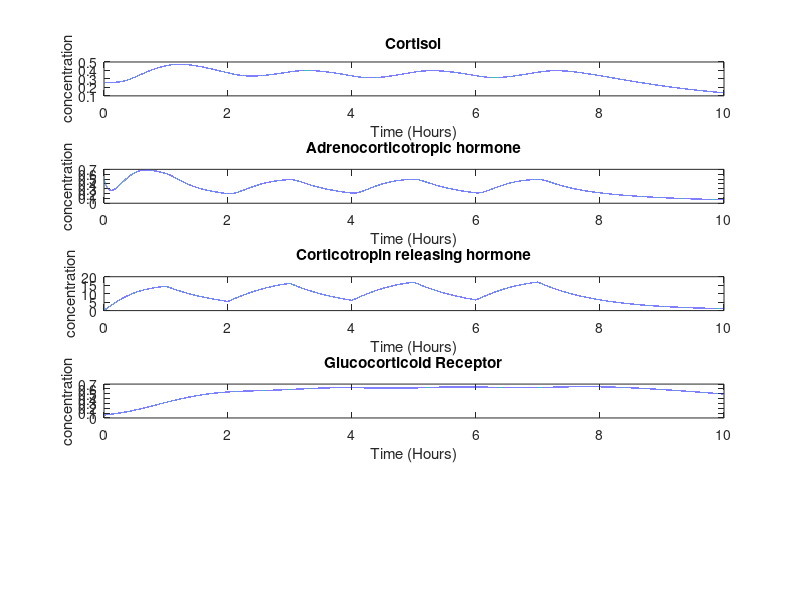

MATLAB code to generate this figure:
clear all
%% Initial 
C = .05; %corticotropin releasing hormone
A = .5; %adrenocorticotropic hormone
O = 0.25; %cortisol
R = .06;%glucocorticoid receptors on adrenal

%% Constants
%CRK (C): Corticotropin releasing hormone
Kc = 1; %Production of Corticotropin releasing hormone
Kcd = 1; %Constant degradation of Corticotropin releasing hormone
Kor = 0.05; %pituitary GR production

% a (ACTH): adrenocorticotropic hormone
Ka = 1; %Production of adrenocorticotropic hormone
Kad = 10; %Constant degradation of adrenocorticotropic hormone

% o (O): Cortisol
Ko = 1; %Production of Cortisol
Kod = 1; %Constant degradation of Cortisol

% r (R): glucocorticoid receptor (IN PITIUTARY) 
Kr = 1; %Production of glucocorticoid receptor
Krd = .8;  %Constant degradation of glucocorticoid receptor !!!!!!!!!!!!

% i : inhibition constants
Ki1 = 0.1; %inhibition 1
Ki2 = 0.1; %inhibition 2

K = 0.001; %equilibrium binding affinity

T = [0]; %initial time
dt = 0.0001; %time step
T_end = 10; %time end


%SCALED!!!!!!!!!!
c = (Kod*C)/Kc;
a = ((Kod^2)*A)/(Kc*Ka);
o = ((Kod^3)*O)/(Kc*Ka*Ko);
r = ((Kod*R)/Kr);
kcd = Kcd/Kod;
kad = Kad/Kod;
krd = Krd/Kod;

for i = 1:(T_end/dt)
    if i <= 10000
        F = 100; %This stress value was pulled from Srisam (PTSD paper)
    elseif i >= 20000 && i <= 30000
        F = 100;
    elseif i >= 40000 && i <= 50000
        F = 100;
    elseif i >= 60000 && i <= 70000
        F = 100;
    else
        F = 0;
    end
    t = Kod*i; %Scale t here!

    %ODES: Michaelis-Menten
    k1C = ((1+F)/(1+(o(i)/Ki1)))-kcd*c(i);
    k1A = ((c(i))/(1+(o(i)*r(i)/Ki2)))-kad*a(i);
    k1R = (((o(i)*r(i))^2)/(K+(o(i)*r(i))^2)) + Kor - krd*r(i);
    k1O = a(i) - o(i);
    
    k2C = (((1+F)/(1+(o(i)+0.5*k1O*dt)/Ki1)))-kcd*(c(i)+0.5*k1C*dt);
    k2A = (((c(i)+0.5*k1C*dt))/(1+(o(i)+0.5*k1O*dt)*r(i)/Ki2))-kad*(a(i)+0.5*k1A*dt);
    k2R = (((o(i)+0.5*k1O*dt)*(r(i)+0.5*k1R*dt))^2)/(K+(o(i)+0.5*k1O*dt)*(r(i)+0.5*k1R*dt)^2) + Kor - krd*(r(i)+0.5*k1R*dt);
    k2O = (a(i)+0.5*k1A*dt) - (o(i)+0.5*k1O*dt);
    
    k3C = (((1+F)/(1+(o(i)+0.5*k2O*dt)/Ki1)))-kcd*(c(i)+0.5*k2C*dt);
    k3A = (((c(i)+0.5*k2C*dt))/(1+(o(i)+0.5*k2O*dt)*r(i)/Ki2))-kad*(a(i)+0.5*k2A*dt);
    k3R = (((o(i)+0.5*k2O*dt)*(r(i)+0.5*k2R*dt))^2)/(K+(o(i)+0.5*k2O*dt)*(r(i)+0.5*k2R*dt)^2) + Kor - krd*(r(i)+0.5*k2R*dt);
    k3O = (a(i)+0.5*k2A*dt) - (o(i)+0.5*k2O*dt);
    
    k4C = (((1+F)/(1+(o(i)+k3O*dt)/Ki1)))-kcd*(c(i)+k3C*dt);
    k4A = (((c(i)+k3C*dt))/(1+(o(i)+k3O*dt)*r(i)/Ki2))-kad*(a(i)+k3A*dt);
    k4R = (((o(i)+k3O*dt)*(r(i)+k3R*dt))^2)/(K+(o(i)+k3O*dt)*(r(i)+k3R*dt)^2) + Kor - krd*(r(i)+k3R*dt);
    k4O = (a(i)+k3A*dt) - (o(i)+k3O*dt);
    
    c(i+1) = c(i) + (1/6)*(k1C+2*k2C+2*k3C+k4C)*dt;
    a(i+1) = a(i) + (1/6)*(k1A+2*k2A+2*k3A+k4A)*dt;
    o(i+1) = o(i) + (1/6)*(k1O+2*k2O+2*k3O+k4O)*dt;
    r(i+1) = r(i) + (1/6)*(k1R+2*k2R+2*k3R+k4R)*dt;
    T(i+1) = T(i) + dt;
end
% Make 5 different plots charts for c, a, o, r in one figure
figure(1)
subplot(5,1,1)
plot(T,o)
title('Cortisol')
xlabel('Time (Hours)')
ylabel('concentration')

subplot(5,1,2)
plot(T,a)
title('Adrenocorticotropic hormone')
xlabel('Time (Hours)')
ylabel('concentration')

subplot(5,1,3)
plot(T,c)
title('Corticotropin releasing hormone')
xlabel('Time (Hours)')
ylabel('concentration')

subplot(5,1,4)
plot(T,r)
title('Glucocorticoid Receptor')
xlabel('Time (Hours)')
ylabel('concentration')

